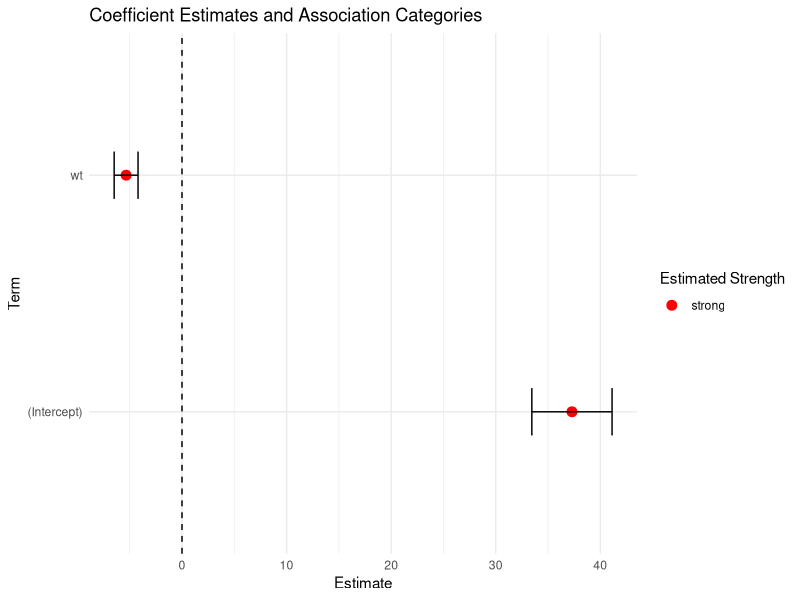

This figure's R source: (Note: this script raises an error after producing the figure.)
# Function to categorize association from lm summary with extended output
categorize_association <- function(lm_model) {
  # Extract coefficients, p-values, and confidence intervals
  coef_summary <- summary(lm_model)$coefficients
  ci <- confint(lm_model)
  
  # Helper function to classify each coefficient
  classify_coefficient <- function(estimate, p_value, ci_range, estimated_strength) {
    ci_category <- ifelse(ci_range > 1, "wide", "narrow")
    
    if (p_value < 0.01) {
      if (estimated_strength == "weak") return("(1) Weak estimated association and in favor of association")
      if (estimated_strength == "moderate") return("(2) Moderate estimated association and in favor of association")
      if (estimated_strength == "strong") return("(3) Strong estimated association and in favor of association")
    } else if (p_value >= 0.01 && p_value < 0.2) {
      if (estimated_strength == "weak") return("(4) Weak estimated association and possible association")
      if (estimated_strength == "moderate") return("(5) Moderate estimated association and possible association")
      if (estimated_strength == "strong") return("(6) Strong estimated association and possible association")
    } else if (p_value >= 0.2) {
      if (estimated_strength == "weak") {
        if (ci_category == "wide") return("(7) Wide CI: inconclusive")
        if (ci_category == "narrow") return("(8) Narrow CI: In favor of no association")
      }
      if (estimated_strength == "moderate") return("(9) Inconclusive")
      if (estimated_strength == "strong") return("(10) Inconclusive")
    }
    return("Invalid input")
  }
  
  # Loop through each coefficient and classify
  result <- data.frame(Term = rownames(coef_summary),
                       Estimate = coef_summary[, 1],
                       Std_Error = coef_summary[, 2],
                       t_value = coef_summary[, 3],
                       p_value = coef_summary[, 4],
                       CI_Lower = ci[, 1],
                       CI_Upper = ci[, 2],
                       CI_Range = abs(ci[, 2] - ci[, 1]),
                       Classification = NA)
  
  # Define estimated strength (you may adjust based on context)
  result$Estimated_Strength <- ifelse(abs(result$Estimate) < 1, "weak", 
                                      ifelse(abs(result$Estimate) < 5, "moderate", "strong"))
  
  result$Classification <- mapply(classify_coefficient, result$Estimate, result$p_value, result$CI_Range, result$Estimated_Strength)
  
  return(result)
}

# Function to plot coefficients with association categories
plot_association <- function(lm_model) {
  library(ggplot2)
  
  categorized_data <- categorize_association(lm_model)
  
  ggplot(categorized_data, aes(x = Estimate, y = Term)) +
    geom_point(aes(color = Estimated_Strength), size = 3) +
    geom_errorbarh(aes(xmin = CI_Lower, xmax = CI_Upper, height = 0.2)) +
    geom_vline(xintercept = 0, linetype = "dashed") +
    scale_color_manual(values = c("weak" = "green", "moderate" = "orange", "strong" = "red")) +
    theme_minimal() +
    labs(title = "Coefficient Estimates and Association Categories",
         x = "Estimate",
         y = "Term",
         color = "Estimated Strength")
}

# Example usage
lm_model <- lm(mpg ~ wt, data = mtcars)
categorize_association(lm_model)
plot_association(lm_model)
# Output: Detailed summary with classifications for each coefficient and an association plot


# from multcomp

library(multcomp)
library(dplyr)
library(ggplot2)

# Function to categorize associations
classify_coefficient_glht <- function(estimate, p_value, ci_range, estimated_strength) {
  ci_category <- ifelse(ci_range > 1, "wide", "narrow")
  
  if (p_value < 0.01) {
    if (estimated_strength == "weak") return("(1) Weak estimated association and in favor of association")
    if (estimated_strength == "moderate") return("(2) Moderate estimated association and in favor of association")
    if (estimated_strength == "strong") return("(3) Strong estimated association and in favor of association")
  } else if (p_value >= 0.01 && p_value < 0.2) {
    if (estimated_strength == "weak") return("(4) Weak estimated association and possible association")
    if (estimated_strength == "moderate") return("(5) Moderate estimated association and possible association")
    if (estimated_strength == "strong") return("(6) Strong estimated association and possible association")
  } else if (p_value >= 0.2) {
    if (estimated_strength == "weak") {
      if (ci_category == "wide") return("(7) Wide CI: inconclusive")
      if (ci_category == "narrow") return("(8) Narrow CI: In favor of no association")
    }
    if (estimated_strength == "moderate") return("(9) Inconclusive")
    if (estimated_strength == "strong") return("(10) Inconclusive")
  }
  return("Invalid input")
}

# Function to extract confidence intervals and categorize based on overlap
extract_glht_ci <- function(glht_obj, level = 0.95) {
  # Get the confidence intervals
  ci <- confint(glht_obj, level = level)$confint
  
  # Create a data frame for the CI
  ci_df <- data.frame(
    term = rownames(ci),
    estimate = ci[, 1],
    lwr = ci[, 2],
    upr = ci[, 3],
    p_value = summary(glht_obj)$test$pvalues
  )
  
  # Determine the range category
  ci_df$range <- with(ci_df, upr - lwr)
  
  ci_df$estimated_strength <- with(ci_df, ifelse(abs(estimate) < 0.5, "weak",
                                                 ifelse(abs(estimate) < 1, "moderate", "strong")))
  
  # Assign association category
  ci_df$category <- mapply(classify_coefficient_glht, ci_df$estimate, ci_df$p_value, ci_df$range, ci_df$estimated_strength)
  
  return(ci_df)
}

# Plotting function
plot_glht_ci <- function(glht_obj, level = 0.95) {
  ci_df <- extract_glht_ci(glht_obj, level)
  
  ggplot(ci_df, aes(x = reorder(term, estimate), y = estimate, ymin = lwr, ymax = upr, color = as.factor(category))) +
    geom_pointrange() +
    coord_flip() +
    labs(
      x = "Terms",
      y = "Estimate",
      color = "Category",
      title = "Confidence Intervals from glht"
    ) +
    geom_vline(xintercept = 0, linetype = "dashed")+
    theme_minimal()
}

# Example usage
lmod <- lm(Fertility ~ Agriculture + Examination + Education + Catholic + Infant.Mortality, data = swiss)
lmod.glht <- glht(lmod, linfct = mcp(Agriculture = "Tukey"))

plot_glht_ci(lmod.glht)
